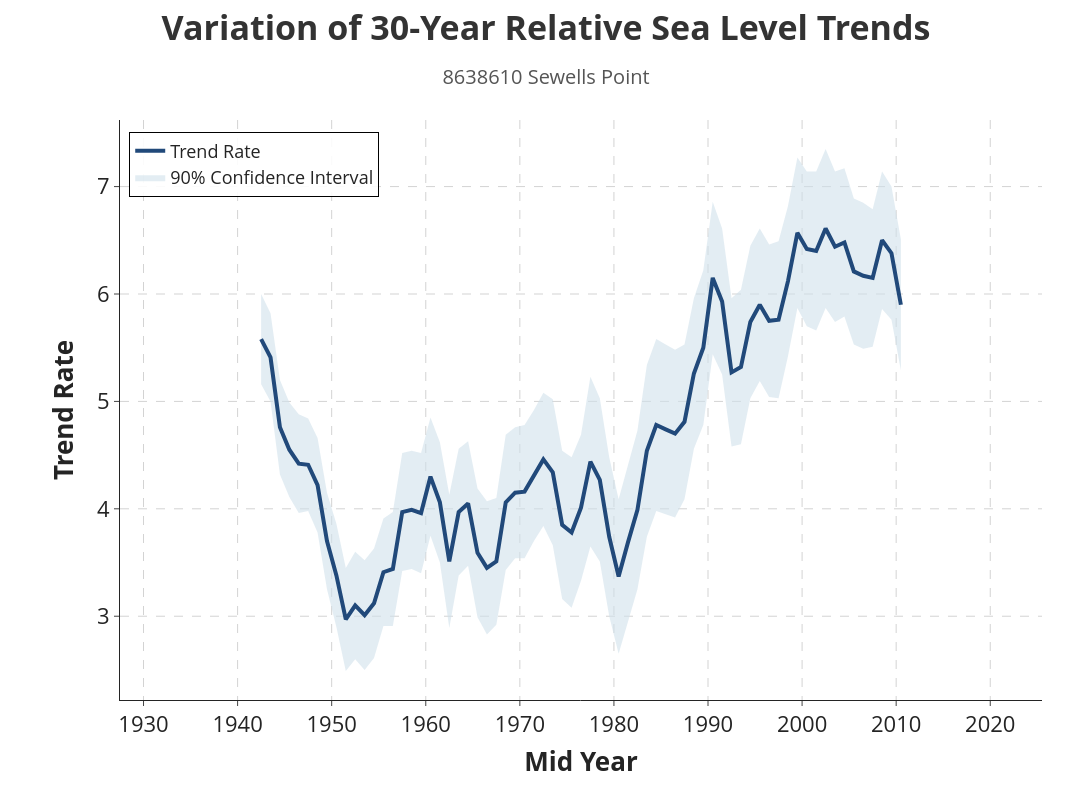

Write notebook code for a chart like this one.
### Markdown cell above
## Has our trend changed over time?

The plot below shows how 30-year trends vary over time. Each point represents the trend for a 30-year rolling window, plotted at the midpoint of that period. This visualization helps us see whether the trends are consistent (linear), accelerating, or decelerating.

### Code cell
# @title
if variation_error == True:
  print('This station does not meet the data requirements for the variaiton of 30 year trends.')
else:
  # Calculate mid_year by averaging the start and end years
  start_years = pd.to_datetime(my_trend['startDate']).dt.year
  end_years = pd.to_datetime(my_trend['endDate']).dt.year
  my_trend['mid_year'] = (start_years + end_years) / 2

  # Calculate the confidence intervals using the trendError
  my_trend['high_conf'] = my_trend['trend'] + my_trend['trendError']
  my_trend['low_conf'] = my_trend['trend'] - my_trend['trendError']

  # Extract station info dynamically for the title
  station = my_trend['stationId'].iloc[0]
  station_name = my_trend['metadata.stationName'].iloc[0]

  # configurations
  PLOT_WIDTH = 1450
  PLOT_HEIGHT = 800
  TITLE_FONT_SIZE = 34
  SUBTITLE_FONT_SIZE = 20
  AXIS_TITLE_FONT_SIZE = 26
  TICK_FONT_SIZE = 22
  LEGEND_FONT_SIZE = 18

  # Dynamic X-Axis Calculation
  # Find the first and last year in the dataset, then add the 15-year buffer
  min_year = my_trend['mid_year'].min()
  max_year = my_trend['mid_year'].max()

  x_start = min_year - 15
  x_end = max_year + 15

  # Build the Figure
  fig = go.Figure()

  # Upper Bound of Confidence Interval (Invisible line)
  fig.add_trace(go.Scatter(
      x=my_trend['mid_year'],
      y=my_trend['high_conf'],
      mode='lines',
      line=dict(width=0),
      showlegend=False,
      hoverinfo='skip'
  ))

  # Lower Bound of Confidence Interval (Fills to Upper Bound)
  fig.add_trace(go.Scatter(
      x=my_trend['mid_year'],
      y=my_trend['low_conf'],
      mode='lines',
      line=dict(width=0),
      fillcolor='rgba(208, 226, 236, 0.6)',
      fill='tonexty',
      name='90% Confidence Interval'
  ))

  # Main Trend Line
  fig.add_trace(go.Scatter(
      x=my_trend['mid_year'],
      y=my_trend['trend'],
      mode='lines',
      line=dict(color='#21497a', width=4),
      name='Trend Rate'
  ))

  # Update Layout and Styling
  fig.update_layout(
      title=dict(
          text=f"<b>Variation of 30-Year Relative Sea Level Trends</b><br><span style='font-size: {SUBTITLE_FONT_SIZE}px; color: #555;'>{station} {station_name}</span>",
          x=0.5,
          y=0.95,
          xanchor='center',
          font=dict(size=TITLE_FONT_SIZE, color='#333')
      ),
      xaxis=dict(
          # Nest the text and font inside a title dictionary
          title=dict(
              text="<b>Mid Year</b>",
              font=dict(size=AXIS_TITLE_FONT_SIZE)
          ),
          tickfont=dict(size=TICK_FONT_SIZE),
          range=[x_start, x_end],
          showgrid=True,
          gridcolor='lightgray',
          griddash='dash'
      ),
      yaxis=dict(
          # Nest the text and font inside a title dictionary
          title=dict(
              text="<b>Trend Rate</b>",
              font=dict(size=AXIS_TITLE_FONT_SIZE)
          ),
          tickfont=dict(size=TICK_FONT_SIZE),
          showgrid=True,
          gridcolor='lightgray',
          griddash='dash',
          zeroline=True,
          zerolinecolor='black',
          zerolinewidth=1.5
      ),
      template="simple_white",
      width=PLOT_WIDTH,
      height=PLOT_HEIGHT,
      margin=dict(t=120, b=100, l=120, r=50),
      legend=dict(
          font=dict(size=LEGEND_FONT_SIZE),
          x=0.01, y=0.98,
          bordercolor="black",
          borderwidth=1,
          bgcolor="rgba(255,255,255,0.9)"
      )
  )

  fig.show()

### Figure 1 — Plotly figure (JSON) as saved in the notebook; plotly's stock layout.template omitted (floating-point values rounded to 4 significant figures)
{"data": [{"hoverinfo": "skip", "line": {"width": 0}, "mode": "lines", "showlegend": false, "type": "scatter", "x": [1942.0, 1944.0, 1944.0, 1946.0, 1946.0, 1948.0, 1948.0, 1950.0, 1950.0, 1952.0, 1952.0, 1954.0, 1954.0, 1956.0, 1956.0, 1958.0, 1958.0, 1960.0, 1960.0, 1962.0, 1962.0, 1964.0, 1964.0, 1966.0, 1966.0, 1968.0, 1968.0, 1970.0, 1970.0, 1972.0, 1972.0, 1974.0, 1974.0, 1976.0, 1976.0, 1978.0, 1978.0, 1980.0, 1980.0, 1982.0, 1982.0, 1984.0, 1984.0, 1986.0, 1986.0, 1988.0, 1988.0, 1990.0, 1990.0, 1992.0, 1992.0, 1994.0, 1994.0, 1996.0, 1996.0, 1998.0, 1998.0, 2000.0, 2000.0, 2002.0, 2002.0, 2004.0, 2004.0, 2006.0, 2006.0, 2008.0, 2008.0, 2010.0, 2010.0], "y": [6.0, 5.82, 5.2, 4.99, 4.88, 4.84, 4.66, 4.15, 3.86, 3.45, 3.6, 3.52, 3.63, 3.91, 3.97, 4.52, 4.54, 4.52, 4.85, 4.62, 4.13, 4.56, 4.63, 4.19, 4.07, 4.1, 4.69, 4.76, 4.78, 4.92, 5.08, 5.02, 4.54, 4.48, 4.69, 5.23, 5.03, 4.48, 4.09, 4.42, 4.73, 5.34, 5.58, 5.53, 5.48, 5.53, 5.96, 6.22, 6.86, 6.61, 5.96, 6.04, 6.45, 6.61, 6.46, 6.49, 6.82, 7.27, 7.14, 7.14, 7.35, 7.14, 7.17, 6.89, 6.85, 6.79, 7.14, 7.0, 6.51]}, {"fill": "tonexty", "fillcolor": "rgba(208, 226, 236, 0.6)", "line": {"width": 0}, "mode": "lines", "name": "90% Confidence Interval", "type": "scatter", "x": [1942.0, 1944.0, 1944.0, 1946.0, 1946.0, 1948.0, 1948.0, 1950.0, 1950.0, 1952.0, 1952.0, 1954.0, 1954.0, 1956.0, 1956.0, 1958.0, 1958.0, 1960.0, 1960.0, 1962.0, 1962.0, 1964.0, 1964.0, 1966.0, 1966.0, 1968.0, 1968.0, 1970.0, 1970.0, 1972.0, 1972.0, 1974.0, 1974.0, 1976.0, 1976.0, 1978.0, 1978.0, 1980.0, 1980.0, 1982.0, 1982.0, 1984.0, 1984.0, 1986.0, 1986.0, 1988.0, 1988.0, 1990.0, 1990.0, 1992.0, 1992.0, 1994.0, 1994.0, 1996.0, 1996.0, 1998.0, 1998.0, 2000.0, 2000.0, 2002.0, 2002.0, 2004.0, 2004.0, 2006.0, 2006.0, 2008.0, 2008.0, 2010.0, 2010.0], "y": [5.16, 5.0, 4.32, 4.11, 3.96, 3.98, 3.78, 3.25, 2.9, 2.49, 2.6, 2.5, 2.61, 2.91, 2.91, 3.42, 3.44, 3.4, 3.75, 3.5, 2.89, 3.38, 3.47, 2.99, 2.83, 2.92, 3.43, 3.54, 3.54, 3.7, 3.84, 3.66, 3.16, 3.08, 3.33, 3.65, 3.51, 3.0, 2.65, 2.96, 3.25, 3.74, 3.98, 3.95, 3.92, 4.09, 4.56, 4.78, 5.44, 5.25, 4.58, 4.6, 5.03, 5.19, 5.04, 5.03, 5.42, 5.87, 5.7, 5.66, 5.87, 5.74, 5.79, 5.53, 5.49, 5.51, 5.86, 5.76, 5.29]}, {"line": {"color": "#21497a", "width": 4}, "mode": "lines", "name": "Trend Rate", "type": "scatter", "x": [1942.0, 1944.0, 1944.0, 1946.0, 1946.0, 1948.0, 1948.0, 1950.0, 1950.0, 1952.0, 1952.0, 1954.0, 1954.0, 1956.0, 1956.0, 1958.0, 1958.0, 1960.0, 1960.0, 1962.0, 1962.0, 1964.0, 1964.0, 1966.0, 1966.0, 1968.0, 1968.0, 1970.0, 1970.0, 1972.0, 1972.0, 1974.0, 1974.0, 1976.0, 1976.0, 1978.0, 1978.0, 1980.0, 1980.0, 1982.0, 1982.0, 1984.0, 1984.0, 1986.0, 1986.0, 1988.0, 1988.0, 1990.0, 1990.0, 1992.0, 1992.0, 1994.0, 1994.0, 1996.0, 1996.0, 1998.0, 1998.0, 2000.0, 2000.0, 2002.0, 2002.0, 2004.0, 2004.0, 2006.0, 2006.0, 2008.0, 2008.0, 2010.0, 2010.0], "y": [5.58, 5.41, 4.76, 4.55, 4.42, 4.41, 4.22, 3.7, 3.38, 2.97, 3.1, 3.01, 3.12, 3.41, 3.44, 3.97, 3.99, 3.96, 4.3, 4.06, 3.51, 3.97, 4.05, 3.59, 3.45, 3.51, 4.06, 4.15, 4.16, 4.31, 4.46, 4.34, 3.85, 3.78, 4.01, 4.44, 4.27, 3.74, 3.37, 3.69, 3.99, 4.54, 4.78, 4.74, 4.7, 4.81, 5.26, 5.5, 6.15, 5.93, 5.27, 5.32, 5.74, 5.9, 5.75, 5.76, 6.12, 6.57, 6.42, 6.4, 6.61, 6.44, 6.48, 6.21, 6.17, 6.15, 6.5, 6.38, 5.9]}], "layout": {"height": 800, "legend": {"bgcolor": "rgba(255,255,255,0.9)", "bordercolor": "black", "borderwidth": 1, "font": {"size": 18}, "x": 0.01, "y": 0.98}, "margin": {"b": 100, "l": 120, "r": 50, "t": 120}, "title": {"font": {"color": "#333", "size": 34}, "text": "<b>Variation of 30-Year Relative Sea Level Trends</b><br><span style='font-size: 20px; color: #555;'>8638610 Sewells Point</span>", "x": 0.5, "xanchor": "center", "y": 0.95}, "width": 1450, "xaxis": {"gridcolor": "lightgray", "griddash": "dash", "range": [1928.0, 2026.0], "showgrid": true, "tickfont": {"size": 22}, "title": {"font": {"size": 26}, "text": "<b>Mid Year</b>"}}, "yaxis": {"gridcolor": "lightgray", "griddash": "dash", "showgrid": true, "tickfont": {"size": 22}, "title": {"font": {"size": 26}, "text": "<b>Trend Rate</b>"}, "zeroline": true, "zerolinecolor": "black", "zerolinewidth": 1.5}}}
